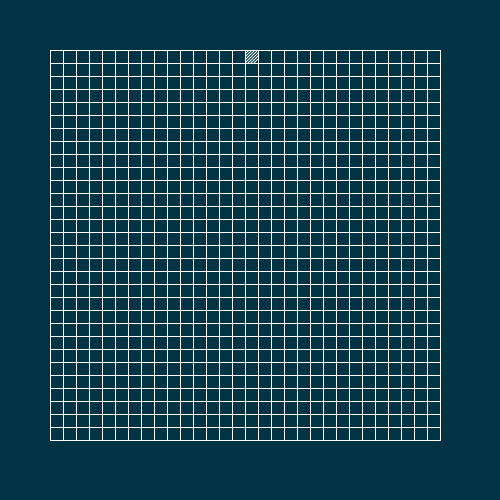
Frame 1 (no input)
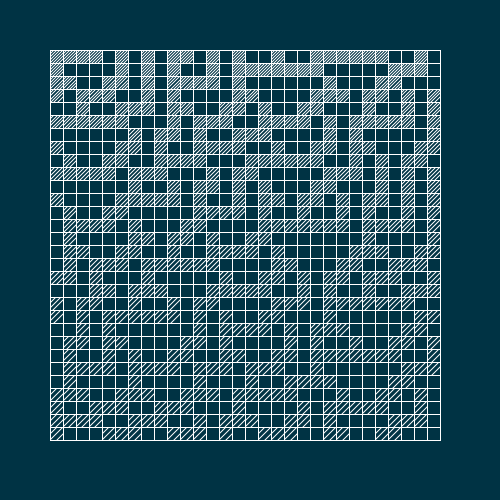
Frame 60 (the mouse pressed at the canvas centre just before this capture)
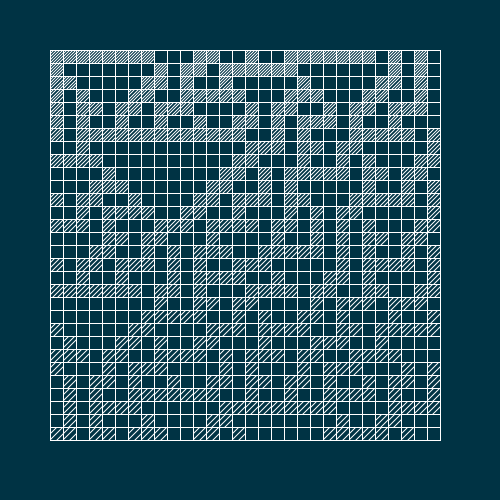
Frame 120 (the mouse held since frame 60 and released just before this capture)

The Processing sketch that drew these frames (run headless with seeded random() and noise(); from frame 60 on, the mouse is pressed at the canvas centre):

// Processing sketch: day_2
// ── day_2.pde
// (c) 2021 Joseph HENRY
// This code is licensed under MIT license (see LICENSE for details)

int margin = 50;
int iteration = 0;

/**
 * Fill a cell with diagonal cross hatches
 */
void fillCell(float x, float y, float cellSize, float step) {
  float offset = step;

  while (offset <= cellSize * 2 - step) {
    if (offset < cellSize) {
      line(x + offset, y, x, y + offset);
    } else {
      line(x + cellSize, y + offset - cellSize, x + offset - cellSize, y + cellSize);
    }

    offset += step;
  }
}

/**
 * Modulo with non negative number (for indices)
 * See : https://stackoverflow.com/questions/1082917/mod-of-negative-number-is-melting-my-brain
 */
int mod(int x, int m) {
  return (x % m + m) % m;
}

/**
 * Rule 30
 * See : https://en.wikipedia.org/wiki/Rule_30
 */
boolean rule30(boolean left, boolean center, boolean right) {
  return left ^ (center | right);
}

/**
 * Grid class with cells
 */
class Grid {
  boolean[][] grid;
  int gridSize;
  
  // The row we are currently checking
  int currentRow;
  
  Grid(int gridSize) {
    this.currentRow = 1;

    this.gridSize = gridSize;
    grid = new boolean[gridSize][gridSize];
    
    // The middle top cell is on
    grid[gridSize / 2][0] = true;
  }
  
  /**
   * Apply rule 30 to the current row
   */
  void applyRule30() {
    // Go through every cells in the row
    for (int i = 0; i < this.gridSize; i++) {
      int pRow = mod(this.currentRow - 1, this.gridSize);
      
      // Get left, right and center and loop at the corners
      boolean left = this.grid[mod(i - 1, this.gridSize)][pRow];
      boolean center = this.grid[i][pRow];
      boolean right = this.grid[mod(i + 1, this.gridSize)][pRow];
      
      this.grid[i][currentRow] = rule30(left, center, right);
    }

    this.currentRow++;
    if (currentRow == this.gridSize) {
      iteration++;
      currentRow = 0;
    }
  }

  void display() {
    float cellSize = (width - margin * 2) / this.gridSize;

    for (int i = 0; i < this.gridSize; i++) {
      float x = margin + i * cellSize;

      for (int j = 0; j < this.gridSize; j++) {
        float y = margin + j * cellSize;

        stroke(255);
        noFill();
        square(x, y, cellSize);

        float chSpace = map(j, 0, this.gridSize * 2, 3, 10);
        if (this.grid[i][j]) fillCell(x, y, cellSize, chSpace);
      }
    }
  }
  
  void update() {
    this.display();
    this.applyRule30();
  }
}

Grid grid;

void setup() {
  size(500, 500);
  
  grid = new Grid(30);
}

void draw() {
  background(#003344);
  grid.update();
}
